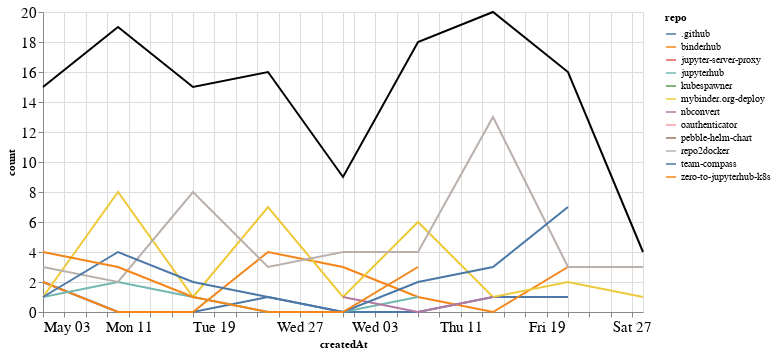

Source (notebook cell):
### Markdown cell above
## Comments

### Code cell
comments_time = comments.groupby('repo').resample('W', on='createdAt').count()['author'].reset_index()
comments_time = comments_time.rename(columns={'author': 'count'})
comments_time_total = comments_time.groupby('createdAt').agg({"count": "sum"}).reset_index()
ch1 = alt.Chart(comments_time, width=600).mark_line().encode(
    x='createdAt',
    y='count',
    color='repo',
    tooltip="repo"
)

ch2 = alt.Chart(comments_time_total, width=600).mark_line(color="black").encode(
    x='createdAt',
    y='count',
)

ch1 + ch2

### Figure 1 — Vega-Lite specification as saved in the notebook (floating-point values rounded to 4 significant figures)
{"config": {"axisLeft": {"labelFontSize": 15}, "axisBottom": {"labelFontSize": 15}}, "layer": [{"data": {"name": "data-65325f70ffe4fabd18f8edeba69b84bb"}, "mark": "line", "encoding": {"color": {"type": "nominal", "field": "repo"}, "tooltip": {"type": "nominal", "field": "repo"}, "x": {"type": "temporal", "field": "createdAt"}, "y": {"type": "quantitative", "field": "count"}}, "width": 600}, {"data": {"name": "data-2002be793854b1af35ebc73cee2a8641"}, "mark": {"type": "line", "color": "black"}, "encoding": {"x": {"type": "temporal", "field": "createdAt"}, "y": {"type": "quantitative", "field": "count"}}, "width": 600}], "$schema": "https://vega.github.io/schema/vega-lite/v4.8.1.json", "datasets": {"data-65325f70ffe4fabd18f8edeba69b84bb": [{"repo": ".github", "createdAt": "2020-05-03T00:00:00", "count": 2}, {"repo": ".github", "createdAt": "2020-05-10T00:00:00", "count": 0}, {"repo": ".github", "createdAt": "2020-05-17T00:00:00", "count": 0}, {"repo": ".github", "createdAt": "2020-05-24T00:00:00", "count": 1}, {"repo": ".github", "createdAt": "2020-05-31T00:00:00", "count": 0}, {"repo": ".github", "createdAt": "2020-06-07T00:00:00", "count": 0}, {"repo": ".github", "createdAt": "2020-06-14T00:00:00", "count": 1}, {"repo": ".github", "createdAt": "2020-06-21T00:00:00", "count": 1}, {"repo": "binderhub", "createdAt": "2020-05-03T00:00:00", "count": 2}, {"repo": "binderhub", "createdAt": "2020-05-10T00:00:00", "count": 0}, {"repo": "binderhub", "createdAt": "2020-05-17T00:00:00", "count": 0}, {"repo": "binderhub", "createdAt": "2020-05-24T00:00:00", "count": 4}, {"repo": "binderhub", "createdAt": "2020-05-31T00:00:00", "count": 3}, {"repo": "binderhub", "createdAt": "2020-06-07T00:00:00", "count": 1}, {"repo": "binderhub", "createdAt": "2020-06-14T00:00:00", "count": 0}, {"repo": "binderhub", "createdAt": "2020-06-21T00:00:00", "count": 3}, {"repo": "jupyter-server-proxy", "createdAt": "2020-05-17T00:00:00", "count": 2}, {"repo": "jupyterhub", "createdAt": "2020-05-03T00:00:00", "count": 1}, {"repo": "jupyterhub", "createdAt": "2020-05-10T00:00:00", "count": 2}, {"repo": "jupyterhub", "createdAt": "2020-05-17T00:00:00", "count": 1}, {"repo": "jupyterhub", "createdAt": "2020-05-24T00:00:00", "count": 0}, {"repo": "jupyterhub", "createdAt": "2020-05-31T00:00:00", "count": 0}, {"repo": "jupyterhub", "createdAt": "2020-06-07T00:00:00", "count": 1}, {"repo": "kubespawner", "createdAt": "2020-06-14T00:00:00", "count": 1}, {"repo": "mybinder.org-deploy", "createdAt": "2020-05-03T00:00:00", "count": 1}, {"repo": "mybinder.org-deploy", "createdAt": "2020-05-10T00:00:00", "count": 8}, {"repo": "mybinder.org-deploy", "createdAt": "2020-05-17T00:00:00", "count": 1}, {"repo": "mybinder.org-deploy", "createdAt": "2020-05-24T00:00:00", "count": 7}, {"repo": "mybinder.org-deploy", "createdAt": "2020-05-31T00:00:00", "count": 1}, {"repo": "mybinder.org-deploy", "createdAt": "2020-06-07T00:00:00", "count": 6}, {"repo": "mybinder.org-deploy", "createdAt": "2020-06-14T00:00:00", "count": 1}, {"repo": "mybinder.org-deploy", "createdAt": "2020-06-21T00:00:00", "count": 2}, {"repo": "mybinder.org-deploy", "createdAt": "2020-06-28T00:00:00", "count": 1}, {"repo": "nbconvert", "createdAt": "2020-05-31T00:00:00", "count": 1}, {"repo": "nbconvert", "createdAt": "2020-06-07T00:00:00", "count": 0}, {"repo": "nbconvert", "createdAt": "2020-06-14T00:00:00", "count": 1}, {"repo": "oauthenticator", "createdAt": "2020-05-03T00:00:00", "count": 1}, {"repo": "pebble-helm-chart", "createdAt": "2020-06-07T00:00:00", "count": 1}, {"repo": "repo2docker", "createdAt": "2020-05-03T00:00:00", "count": 3}, {"repo": "repo2docker", "createdAt": "2020-05-10T00:00:00", "count": 2}, {"repo": "repo2docker", "createdAt": "2020-05-17T00:00:00", "count": 8}, {"repo": "repo2docker", "createdAt": "2020-05-24T00:00:00", "count": 3}, {"repo": "repo2docker", "createdAt": "2020-05-31T00:00:00", "count": 4}, {"repo": "repo2docker", "createdAt": "2020-06-07T00:00:00", "count": 4}, {"repo": "repo2docker", "createdAt": "2020-06-14T00:00:00", "count": 13}, {"repo": "repo2docker", "createdAt": "2020-06-21T00:00:00", "count": 3}, {"repo": "repo2docker", "createdAt": "2020-06-28T00:00:00", "count": 3}, {"repo": "team-compass", "createdAt": "2020-05-03T00:00:00", "count": 1}, {"repo": "team-compass", "createdAt": "2020-05-10T00:00:00", "count": 4}, {"repo": "team-compass", "createdAt": "2020-05-17T00:00:00", "count": 2}, {"repo": "team-compass", "createdAt": "2020-05-24T00:00:00", "count": 1}, {"repo": "team-compass", "createdAt": "2020-05-31T00:00:00", "count": 0}, {"repo": "team-compass", "createdAt": "2020-06-07T00:00:00", "count": 2}, {"repo": "team-compass", "createdAt": "2020-06-14T00:00:00", "count": 3}, {"repo": "team-compass", "createdAt": "2020-06-21T00:00:00", "count": 7}, {"repo": "zero-to-jupyterhub-k8s", "createdAt": "2020-05-03T00:00:00", "count": 4}, {"repo": "zero-to-jupyterhub-k8s", "createdAt": "2020-05-10T00:00:00", "count": 3}, {"repo": "zero-to-jupyterhub-k8s", "createdAt": "2020-05-17T00:00:00", "count": 1}, {"repo": "zero-to-jupyterhub-k8s", "createdAt": "2020-05-24T00:00:00", "count": 0}, {"repo": "zero-to-jupyterhub-k8s", "createdAt": "2020-05-31T00:00:00", "count": 0}, {"repo": "zero-to-jupyterhub-k8s", "createdAt": "2020-06-07T00:00:00", "count": 3}], "data-2002be793854b1af35ebc73cee2a8641": [{"createdAt": "2020-05-03T00:00:00", "count": 15}, {"createdAt": "2020-05-10T00:00:00", "count": 19}, {"createdAt": "2020-05-17T00:00:00", "count": 15}, {"createdAt": "2020-05-24T00:00:00", "count": 16}, {"createdAt": "2020-05-31T00:00:00", "count": 9}, {"createdAt": "2020-06-07T00:00:00", "count": 18}, {"createdAt": "2020-06-14T00:00:00", "count": 20}, {"createdAt": "2020-06-21T00:00:00", "count": 16}, {"createdAt": "2020-06-28T00:00:00", "count": 4}]}}
